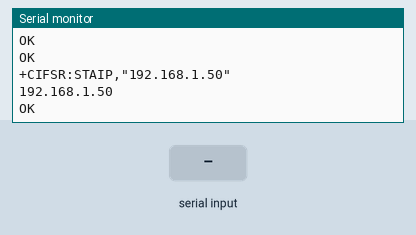
Bench run of a sketch on a simulated Arduino Mega 2560, built with avr-gcc and run on an emulated ATmega2560. Parts: the last lines printed to the serial monitor. The test bench sets the inputs (shaded band). The modem accepts every AT command (registered, SIM ready, sends succeed) and sends nothing else.

Above: at 9.2 s.
9.3 s: "1" received over the second serial link
At 10.3 s:
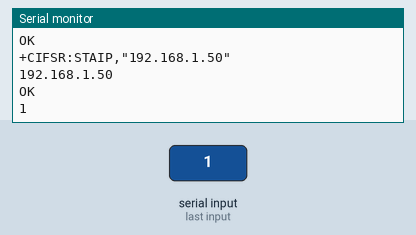
10.8 s: "0" received over the second serial link
At 12.1 s:
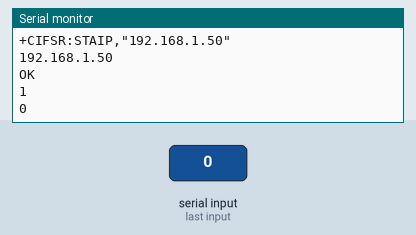
12.3 s: "2" received over the second serial link
At 13.9 s:
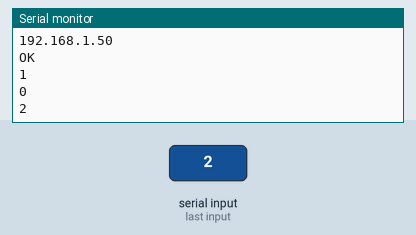
Timing chart, 0 to 15.4 s (numbered marks = the images above; inputs shaded):
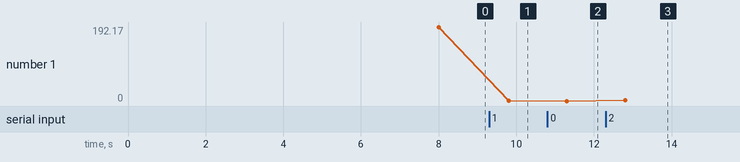

The sketch:

TCP_Server_Side.ino
```cpp
//!!AUM!!
#include <Stream.h>
int crnt_match_point = 0;

void setup()
{ Serial.begin(115200);
  Serial1.begin(115200);
  delay(3000);

  if(!AT_test(500))
  { Serial.println("Check ESP Module and Restart Arduino");
    while(true);
  }
  AT_RESTORE(1000);
  if(!Server_setup())
  { while(true)
    {  AT_RESTORE(1000);
       if(Server_setup())  break;
       delay(10000);
    }
  }
}

void NewData_for_Server(void)
{   if(Serial1.available() == 0) return;

    String Data = "";
    char str_to_char_buff[50];
    Data = readData(500);

    if(compare_string(Data,(char *)"+IPD",4))
    { Data = Data.substring(crnt_match_point+16);
      Data.toCharArray(str_to_char_buff,40);
      Serial.println(str_to_char_buff);

      if(compare_string(str_to_char_buff,(char *)"Upload",6))
      {  compare_string(str_to_char_buff,(char *)"Message",7);
         Serial.println(&str_to_char_buff[crnt_match_point + 8]);
      }
      if(compare_string(str_to_char_buff,(char *)"SYS",3))
      {  Serial.println(&str_to_char_buff[crnt_match_point+3]);
      }
      if(compare_string(Data,(char *)"CLOSED",6))
      { Serial.println("Connection Closed");
        return;
      }
//      AT_CIPSEND("<html><body><form action=\"Upload\">Send Message<input type=\"text\" name=\"Message\"><input type=\"submit\"></form><br>LED <button onClick='location.href=\"SYSL11\"'>ON</button><button onClick='location.href=\"SYSL10\"'>OFF</button></html></body>");
        AT_CIPSEND("<html><body>LED <button onClick='location.href=\"_1\"'>01</button></html></body>");
      delay(5000);
    }
}

void loop()
{ NewData_for_Server();
}


bool Server_setup(void)
{ AT_RST(500);
  AT_CWMODE(3,500);
  AT_CIPMUX(1,500);
  if(!AT_CIPSERVER(80,1000))
  {   Serial.println("Server Not Init");
      return false;
  }
  AT_CIFSR(1000);
  return true;
}

bool AT_test(int resp_wait)
{ String data = "";
  Serial1.println("AT");
  data = readData(resp_wait);
  Serial1.println("AT");
  return(compare_string(data,(char *)"OK",2));
}
bool AT_RST(int resp_wait)
{ String data = "";
  Serial1.println("AT+RST");
  data = readData(resp_wait);
  return(compare_string(data,(char *)"OK",2));
}
bool AT_RESTORE(int resp_wait)
{ String data = "";
  Serial1.println("AT+RESTORE");
  data = readData(resp_wait);
  return(compare_string(data,(char *)"OK",2));
}

bool AT_CIPSERVER(int port_num,int resp_wait)
{ String data = "";
  Serial1.print("AT+CIPSERVER=1,");
  Serial1.println(port_num,DEC);
  data = readData(resp_wait);
  return(compare_string(data,(char *)"OK",2));
}
bool AT_CIFSR(int resp_wait)
{ String data = "";
  Serial1.println("AT+CIFSR");
  data = readData(resp_wait);
  return(compare_string(data,(char *)"OK",2));
}

bool AT_CWMODE(char Mode,int resp_wait)
{ String data = "";
  Serial1.print("AT+CWMODE=");
  Serial1.println(Mode,DEC);
  data = readData(resp_wait);
  return(compare_string(data,(char *)"OK",2));
}

bool AT_CIPMUX(char Mode,int resp_wait)
{ String data = "";
  Serial1.print("AT+CIPMUX=");
  Serial1.println(Mode,DEC);
  data = readData(resp_wait);
  return(compare_string(data,(char *)"OK",2));
}

bool AT_CWJAP(String ipaddr,String passwrd)
{ String data = "";
  Serial1.print("AT+CWJAP=\"");
  Serial1.print(ipaddr);
  Serial1.print("\",\"");
  Serial1.print(passwrd);
  Serial1.println("\"");
  data = readData(10000);
  return(compare_string(data,(char *)"WIFI CONNECTED",14));
}

bool AT_CIPSTART(char link_num,String ipaddr,int port_num)
{ String data = "";
  Serial1.print("AT+CIPSTART=");
  Serial1.print(link_num,DEC);
  Serial1.print(",\"TCP\",\"");
  Serial1.print(ipaddr);
  Serial1.print("\",");
  Serial1.println(port_num,DEC);
  data = readData(10000);
  return(compare_string(data,(char *)"CONNECT",7));
}


bool AT_CIPSEND(String Send_str)
{ int Str_length = Send_str.length();
  String data = "";

  Serial1.print("AT+CIPSEND=0,");
  Serial1.println(Str_length,DEC);
  data = readData(500);
  if(compare_string(data,(char *)">",1))
  { Serial1.println(Send_str);
    data = readData(1000);
    if(compare_string(data,(char *)"SEND OK",7))
    { AT_CIPCLOSE(500);
      return true;
    }
  }
  AT_CIPCLOSE(500);
  return false;
}

void AT_CIPCLOSE(int resp_wait)
{ String data = "";
  Serial1.println("AT+CIPCLOSE=0");
  data = readData(resp_wait);
}


bool compare_string(String main_str,char *sub_str,char String2_size)
{ int main_str_length = 0,i = 0;
  main_str_length  = main_str.length();

  while(main_str_length != i)
  { if(main_str.substring(i,i + String2_size) == sub_str)
    { crnt_match_point = i;
      return true;
    }
    i++;
  }
  return false;
}

String readData(unsigned long timeout)
{   String data = "";
    unsigned long t = millis();
    while(millis() - t < timeout)
    { if(Serial1.available() > 0)
      {   char r = Serial1.read();
          data += r;
      }
    }
    Serial.println(data);
    return data;
}
```

Measured:
- after the input at 9.3 s, the serial monitor: prints a new line after 0.50 s (image 1)
- after the input at 10.8 s, the serial monitor: prints a new line after 0.50 s (image 2)
- after the input at 12.3 s, the serial monitor: prints a new line after 0.50 s (image 3)
- plotted number 1: 192.17 → 1 after the input at 9.3 s, 1 → 0 after the input at 10.8 s, 0 → 2 after the input at 12.3 s
